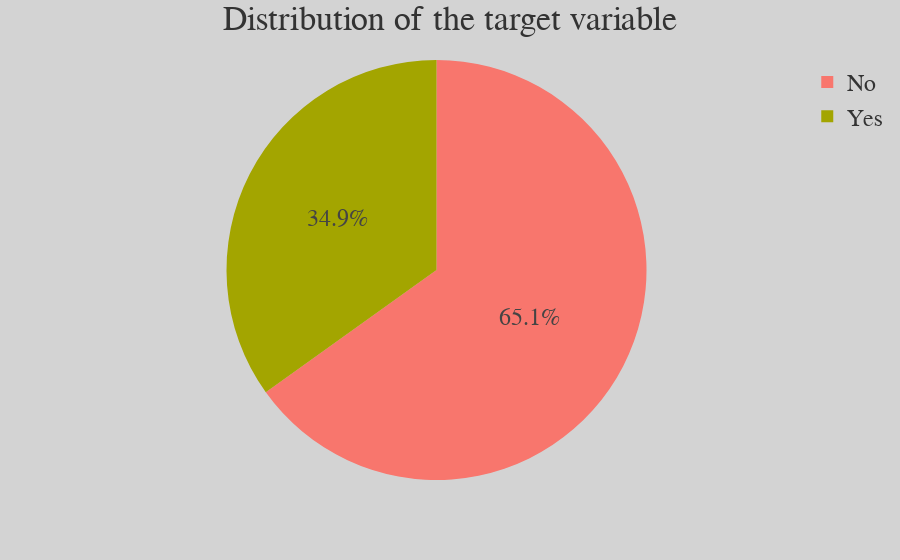

Notebook code for this chart:
### Code cell
count_target = data.Outcome \
    .value_counts() \
    .reset_index() \
    .rename(columns={'index': 'Diabetes', 'Outcome': 'Count'})
count_target['Diabetes'] = count_target['Diabetes'].map({0: 'No', 1: 'Yes'})

fig = px.pie(count_target, values='Count', names='Diabetes')
fig.update_layout(title='Distribution of the target variable',
                  font_family="San Serif",
                  font_size=24,
                  template='ggplot2', 
                  paper_bgcolor='lightgray')

fig.show()

### Figure 1 — Plotly figure (JSON) as saved in the notebook; plotly's stock layout.template omitted (floating-point values rounded to 4 significant figures)
{"data": [{"domain": {"x": [0, 1], "y": [0, 1]}, "hovertemplate": "Diabetes=%{label}<br>Count=%{value}<extra></extra>", "labels": ["No", "Yes"], "legendgroup": "", "name": "", "showlegend": true, "type": "pie", "values": [500, 268]}], "layout": {"font": {"family": "San Serif", "size": 24}, "legend": {"tracegroupgap": 0}, "margin": {"t": 60}, "paper_bgcolor": "lightgray", "title": {"text": "Distribution of the target variable"}}}
